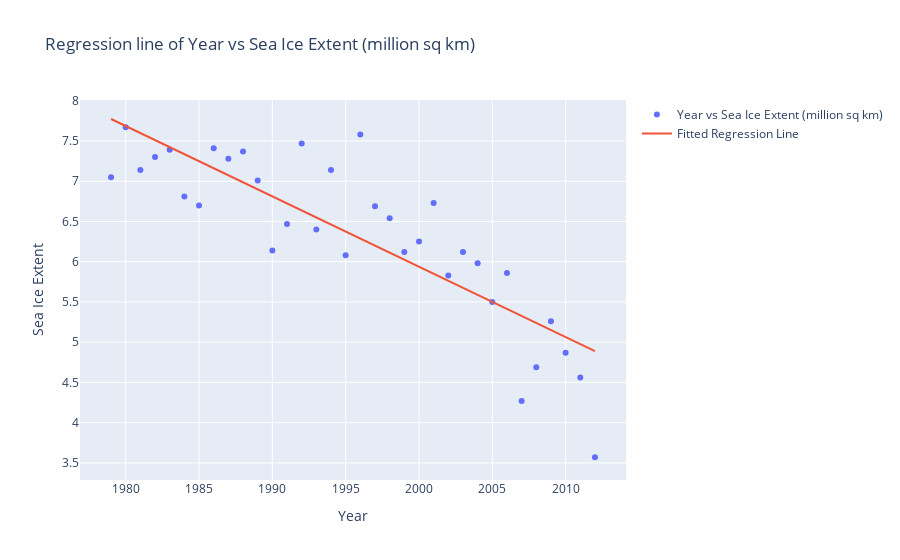

The notebook cell this image was saved under:
### Markdown cell above
Tak więc dla naszych danych o lodzie dopasowany model, który próbuje przewidzieć zasięg lodu morskiego w danym roku, jest podany jako:

$$
\hat{\text{Extent}} = 180,82 - 0,0874\text{Year}
$$

(w zakresie lat 1979 - 2012). Powyższy wzór oznacza, że dla każdego wzrostu o 1 rok następuje zmniejszenie zasięgu lodu morskiego o 0,0874. Innymi słowy, 87 400 km rocznie (ponieważ zasięg lodu morskiego zmierzono w milionach km kwadratowych). Użyjemy atrybutu `.fittedvalues`, aby wyodrębnić naszą linię, którą następnie wykreślimy za pomocą Plotly.

Uwaga Moglibyśmy użyć Plotly Express do wykreślenia tych modeli, ale API `graph_objects` Plotly będzie prawdopodobnie nieco wygodniejsze w obsłudze.

### Code cell
import plotly.graph_objects as go

ice_df["fitted"] = model.fittedvalues

fig = go.Figure()
fig.add_trace(go.Scatter(
    x=ice_df["Year"], y=ice_df["Extent"], name="Year vs Sea Ice Extent (million sq km)", mode="markers"))
fig.add_trace(go.Scatter(
    x=ice_df["Year"], y=ice_df["fitted"], name="Fitted Regression Line"))
fig.update_layout(title="Regression line of Year vs Sea Ice Extent (million sq km)", xaxis_title="Year",
    yaxis_title="Sea Ice Extent")
fig.show()

### Figure 1 — Plotly figure (JSON) as saved in the notebook; plotly's stock layout.template omitted (floating-point values rounded to 4 significant figures)
{"data": [{"mode": "markers", "name": "Year vs Sea Ice Extent (million sq km)", "type": "scatter", "x": [1979, 1980, 1981, 1982, 1983, 1984, 1985, 1986, 1987, 1988, 1989, 1990, 1991, 1992, 1993, 1994, 1995, 1996, 1997, 1998, 1999, 2000, 2001, 2002, 2003, 2004, 2005, 2006, 2007, 2008, 2009, 2010, 2011, 2012], "y": [7.05, 7.67, 7.14, 7.3, 7.39, 6.81, 6.7, 7.41, 7.28, 7.37, 7.01, 6.14, 6.47, 7.47, 6.4, 7.14, 6.08, 7.58, 6.69, 6.54, 6.12, 6.25, 6.73, 5.83, 6.12, 5.98, 5.5, 5.86, 4.27, 4.69, 5.26, 4.87, 4.56, 3.57]}, {"name": "Fitted Regression Line", "type": "scatter", "x": [1979, 1980, 1981, 1982, 1983, 1984, 1985, 1986, 1987, 1988, 1989, 1990, 1991, 1992, 1993, 1994, 1995, 1996, 1997, 1998, 1999, 2000, 2001, 2002, 2003, 2004, 2005, 2006, 2007, 2008, 2009, 2010, 2011, 2012], "y": [7.774, 7.686, 7.599, 7.511, 7.424, 7.336, 7.249, 7.162, 7.074, 6.987, 6.899, 6.812, 6.724, 6.637, 6.549, 6.462, 6.375, 6.287, 6.2, 6.112, 6.025, 5.937, 5.85, 5.763, 5.675, 5.588, 5.5, 5.413, 5.325, 5.238, 5.15, 5.063, 4.976, 4.888]}], "layout": {"title": {"text": "Regression line of Year vs Sea Ice Extent (million sq km)"}, "xaxis": {"title": {"text": "Year"}}, "yaxis": {"title": {"text": "Sea Ice Extent"}}}}
